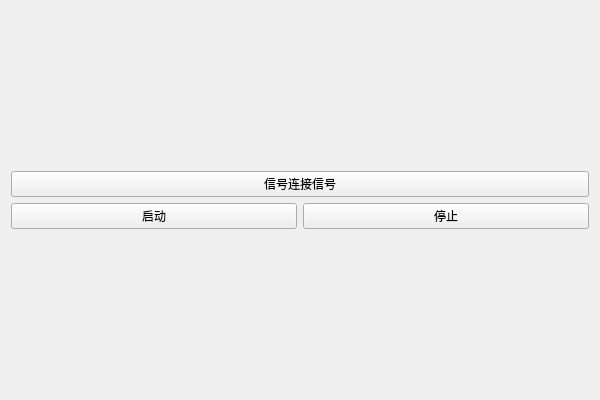
<?xml version="1.0" encoding="UTF-8"?>
<ui version="4.0">
 <class>MyWidgetClass</class>
 <widget class="QWidget" name="MyWidgetClass">
  <property name="geometry">
   <rect>
    <x>0</x>
    <y>0</y>
    <width>600</width>
    <height>400</height>
   </rect>
  </property>
  <property name="windowTitle">
   <string>MyWidget</string>
  </property>
  <layout class="QVBoxLayout" name="verticalLayout">
   <item>
    <spacer name="verticalSpacer">
     <property name="orientation">
      <enum>Qt::Orientation::Vertical</enum>
     </property>
     <property name="sizeHint" stdset="0">
      <size>
       <width>20</width>
       <height>40</height>
      </size>
     </property>
    </spacer>
   </item>
   <item>
    <widget class="QPushButton" name="btnSignal2Signal">
     <property name="text">
      <string>信号连接信号</string>
     </property>
    </widget>
   </item>
   <item>
    <layout class="QHBoxLayout" name="horizontalLayout">
     <item>
      <widget class="QPushButton" name="btnStart">
       <property name="text">
        <string>启动</string>
       </property>
      </widget>
     </item>
     <item>
      <widget class="QPushButton" name="btnStop">
       <property name="text">
        <string>停止</string>
       </property>
      </widget>
     </item>
    </layout>
   </item>
   <item>
    <spacer name="verticalSpacer_2">
     <property name="orientation">
      <enum>Qt::Orientation::Vertical</enum>
     </property>
     <property name="sizeHint" stdset="0">
      <size>
       <width>20</width>
       <height>40</height>
      </size>
     </property>
    </spacer>
   </item>
  </layout>
 </widget>
 <layoutdefault spacing="6" margin="11"/>
 <resources/>
 <connections/>
</ui>
